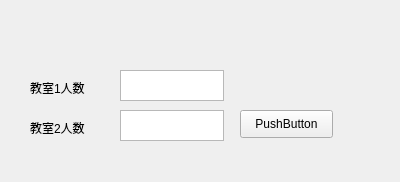
<?xml version="1.0" encoding="UTF-8"?>
<ui version="4.0">
 <class>control</class>
 <widget class="QWidget" name="control">
  <property name="geometry">
   <rect>
    <x>0</x>
    <y>0</y>
    <width>400</width>
    <height>182</height>
   </rect>
  </property>
  <property name="windowTitle">
   <string>Form</string>
  </property>
  <widget class="QPushButton" name="pushButton">
   <property name="geometry">
    <rect>
     <x>240</x>
     <y>110</y>
     <width>93</width>
     <height>28</height>
    </rect>
   </property>
   <property name="text">
    <string>PushButton</string>
   </property>
  </widget>
  <widget class="QTextEdit" name="textEdit">
   <property name="geometry">
    <rect>
     <x>120</x>
     <y>110</y>
     <width>104</width>
     <height>31</height>
    </rect>
   </property>
  </widget>
  <widget class="QLabel" name="label">
   <property name="geometry">
    <rect>
     <x>30</x>
     <y>120</y>
     <width>72</width>
     <height>15</height>
    </rect>
   </property>
   <property name="text">
    <string>教室2人数</string>
   </property>
  </widget>
  <widget class="QLabel" name="label_2">
   <property name="geometry">
    <rect>
     <x>30</x>
     <y>80</y>
     <width>72</width>
     <height>15</height>
    </rect>
   </property>
   <property name="text">
    <string>教室1人数</string>
   </property>
  </widget>
  <widget class="QTextEdit" name="textEdit_2">
   <property name="geometry">
    <rect>
     <x>120</x>
     <y>70</y>
     <width>104</width>
     <height>31</height>
    </rect>
   </property>
  </widget>
 </widget>
 <resources/>
 <connections/>
</ui>
